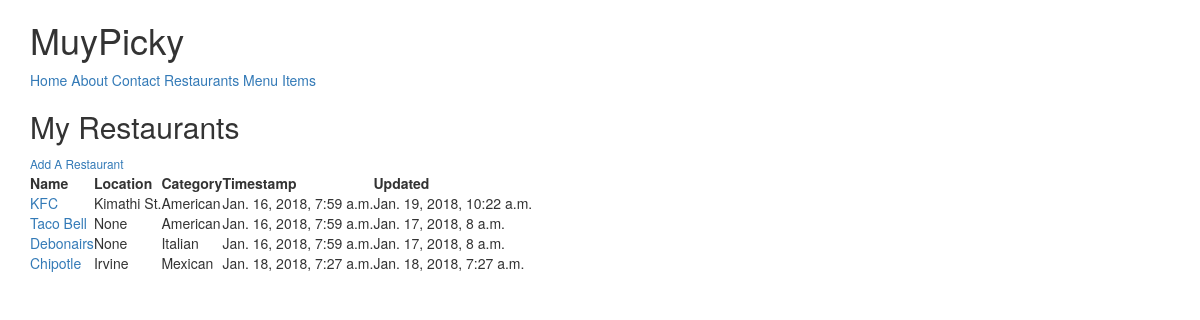
The page /restaurants/ (signed in) on the database its author committed.
### restaurants/models.py (models this page shows, shortened)
class RestaurantLocation(models.Model):
    owner = models.ForeignKey(User)
    name = models.CharField(max_length=120)
    location = models.CharField(max_length=120, null=True, blank=True)
    category = models.CharField(max_length=120, null=True, blank=True, validators=[validate_category])
    timestamp = models.DateTimeField(auto_now_add=True)
    updated = models.DateTimeField(auto_now=True)
    slug = models.SlugField(null=True, blank=True)
    objects = RestaurantLocationManager()  # Add to Model.objects.all()
    def get_absolute_url(self):
        return reverse('restaurants:detail', kwargs={'slug': self.slug})

### restaurants/views.py (the view)
class RestaurantListView(LoginRequiredMixin, ListView):
    def get_queryset(self):
        return RestaurantLocation.objects.filter(owner=self.request.user)

### restaurants/models.py (called while the page is built)
    def get_queryset(self):
        return RestaurantLocationQuerySet(self.model, using=self._db)

### restaurants/templates/restaurants/restaurantlocation_list.html (shortened to what this page needs)
{% extends "base.html" %}
{% block content %}
<h2>My Restaurants</h2>
<small><a href="{% url 'restaurants:create' %}">Add A Restaurant</a></small>
<table>
    <thead>
    <tr>
        <th>Name</th>
        <th>Location</th>
        <th>Category</th>
        <th>Timestamp</th>
        <th>Updated</th>
    </tr>
    </thead>
    <tbody>
        {% for obj in object_list %}
        <tr>
            <td><a href="{{ obj.get_absolute_url }}">{{ obj.name }}</a></td>
            <td>{{ obj.location }}</td>
            <td>{{ obj.category }}</td>
            <td>{{ obj.timestamp }}</td>
            <td>{{ obj.updated }}</td>
        </tr>
        {% empty %}
        <tr><td><a href="{% url 'restaurants:create' %}">Add A Restaurant</a></td></tr>
        {% endfor %}
    </tbody>
</table>
{% endblock content %}

### rows shown on the page
RestaurantLocation: name "KFC", location "Kimathi St.", category "American", timestamp "Jan. 16, 2018, 7:59 a.m.", updated "Jan. 19, 2018, 10:22 a.m."
RestaurantLocation: name "Taco Bell", location "None", category "American", timestamp "Jan. 16, 2018, 7:59 a.m.", updated "Jan. 17, 2018, 8 a.m."
RestaurantLocation: name "Debonairs", location "None", category "Italian", timestamp "Jan. 16, 2018, 7:59 a.m.", updated "Jan. 17, 2018, 8 a.m."
RestaurantLocation: name "Chipotle", location "Irvine", category "Mexican", timestamp "Jan. 18, 2018, 7:27 a.m.", updated "Jan. 18, 2018, 7:27 a.m."
